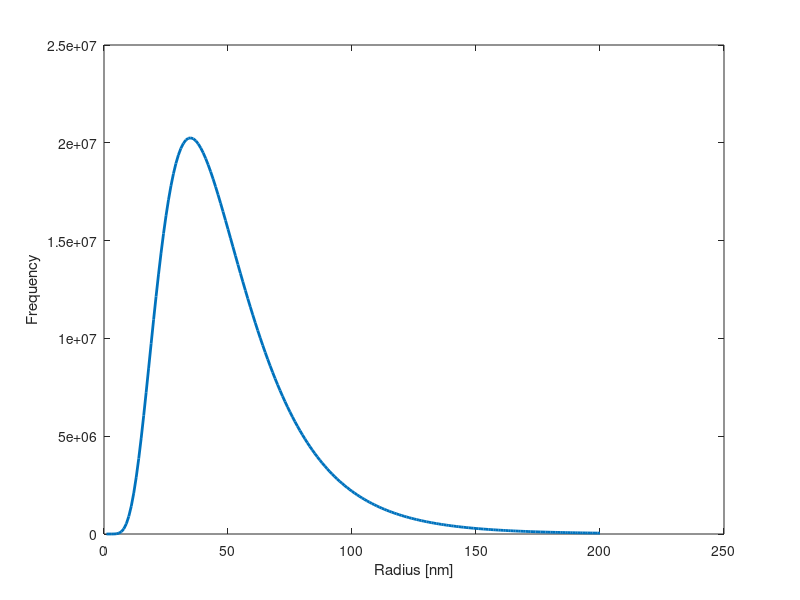

The MATLAB script that drew this image: (Note: this script raises an error after producing the figure.)
clc
clear all
close all

%this code considers the size distribution of spherical particles

%solution of radiative transfer equation in one layer pigmented plane parallel medium
%ray is incident from air to coating. coating is coated on a substrate
%substrate could be air or other material such as silver, glass etc.
%the code estimates spectral hemispherical reflectance, transmittance and absorptance
%can handle; independent scattering, boundary reflections, absorption in
%medium. can't handle; coherent backscattering, dependent scattering and polarized ray tracing.
%while calculating the scattering direction the code uses cumulative inverse
%relation of exact single scattering pahse function or henyey greenstein 
%function approximation depending on choice 

lamda=(300:10:700)*10^-9; %freespace wavelength of incident ray in meter 
thickness=10*10^-6;  %thickness of coating in meter 

f_v=0.02; %volume fraction. 0.01 corresponds to 1% 
polar_angle=0;%linspace(0,89.99999,9); %incident angles. 0 = perpendicular to slab face. 90 parallel and should be avoided.
use_HG=0; %if 0 use exact scattering phase function, if 1 uses henyey greenstein phase function approximation


r_vector_nm=(1:200); %size range to be considered
weight_vector = lognpdf(r_vector_nm,3.8,0.5); %the distribution
r_vector=r_vector_nm*10^-9;
weight_vector=weight_vector/trapz(r_vector,weight_vector); 

figure %show the size distribution
plot(10^9*r_vector,weight_vector,'LineWidth',2)
ylabel('Frequency')
xlabel('Radius [nm]')

n_pigment=sio2_n(lamda);  %real refractive index of pigment
k_pigment=sio2_k(lamda);  %imaginary refractive index of pigment
n_medium=ones(length(lamda),1); %real refractive index of medium
k_medium=zeros(length(lamda),1); %imaginary refractive index of medium
n_substrat=ones(length(lamda),1); %real refractive index of substrate
k_substrat=zeros(length(lamda),1); %imaginary refractive index of substrate

photon_number=10^5; %number of rays that will be traced, higher the number more accurate the result
n_cdf_random=1000; %how many pieces will be between (0,1) in random number relation with inverse cumulative function, higher the number accurate the phase function. useless if HG is used
nang_gid=1000; %how many pieces will be between (0,pi) in cumulative distribution function, higher the number more accurate the result. useless if HG is used


lamda_nm=lamda*10^9; %for plot
polar_angle_rad=polar_angle*pi/180;

% calculate surface reflection from air to medium. 
% medium to air and medium to substrate is calculated within snell.m.
% air to medium is calculated here seperately since we need refraction angle
teta_prime=zeros(length(lamda),length(polar_angle));
sur_reflection=zeros(length(lamda),length(polar_angle));
for i=1:length(lamda)
    for j=1:length(polar_angle_rad)
        teta_prime(i,j)=F_fresnel_2(n_medium(i),k_medium(i),polar_angle_rad(j))*180/pi;
        cos_teta=cosd(polar_angle(j));
        sin_teta=sqrt(1-cos_teta*cos_teta);
        carpan2=1/(n_medium(i)-1i*k_medium(i));
        sin_x2=sin_teta*carpan2;
        cos_x2=sqrt(1-sin_x2*sin_x2);
        carpan1=cos_teta/cos_x2;
        carpan3=cos_x2/cos_teta;
        E_parallel=(carpan1-carpan2)/(carpan1+carpan2);
        R_parallel=E_parallel*conj(E_parallel);
        E_orth=(carpan3-carpan2)/(carpan3+carpan2);
        R_orth=E_orth*conj(E_orth);
        reflectance=real(R_parallel+R_orth)*0.5;
        sur_reflection(i,j)=reflectance;
    end
end

%initialize variables
ref_lamda=zeros(length(lamda),length(polar_angle));
tra_lamda=zeros(length(lamda),length(polar_angle));
abs_lamda=zeros(length(lamda),length(polar_angle));


mu_tot_arr_sigma=zeros(length(lamda),length(r_vector));
beta_sigma=zeros(length(lamda),length(r_vector));
alfa_sigma=zeros(length(lamda),length(r_vector));
C_sca_sigma=zeros(length(lamda),length(r_vector));
C_abs_sigma=zeros(length(lamda),length(r_vector));
g_arr_sigma=zeros(length(lamda),length(r_vector));
for z=1:length(r_vector)
    Area=pi*r_vector(z)^2;
    V=(4/3)*pi*r_vector(z)^3;
    for i=1:length(lamda)
        x=2*pi*r_vector(z)*n_medium(i)/lamda(i);
        m=(n_pigment(i)+1i*k_pigment(i))/n_medium(i);
        fonksiyon=Mie(m,x);
        Qabs=fonksiyon(3);
        Qsca=fonksiyon(2);
        C_sca_sigma(i,z)=Qsca*Area;
        C_abs_sigma(i,z)=Qabs*Area;
        g_arr_sigma(i,z)=fonksiyon(5);
    end
end

r_3=trapz(r_vector,(weight_vector.*r_vector.^3)');
V_avg=(4/3)*pi*r_3;
C_sca=trapz(r_vector,(weight_vector.*C_sca_sigma)');
C_abs=trapz(r_vector,(weight_vector.*C_abs_sigma)');
ext_tot=(C_sca+C_abs)*f_v/V_avg;
g=trapz(r_vector,(weight_vector.*g_arr_sigma.*C_sca_sigma)')./trapz(r_vector,(weight_vector.*C_sca_sigma)');
scat_prob=trapz(r_vector,(weight_vector.*C_sca_sigma)')./trapz(r_vector,(weight_vector.*(C_sca_sigma+C_abs_sigma))');


tic
%loop the monte carlo code for lamda and polar_angle
for j=1:length(polar_angle)
    for i=1:length(lamda)
        [ref_lamda(i,j),tra_lamda(i,j),abs_lamda(i,j)]=monte_carlo(photon_number,sur_reflection(i,j),cosd(teta_prime(i,j)),thickness,scat_prob(i),ext_tot(i),n_medium(i),k_medium(i),n_substrat(i),k_substrat(i),g(i));
    end
end
toc
figure %draw normal to diffuse R, T and A for normal incidence (first index in my case)
plot(lamda_nm,ref_lamda(:,1),lamda_nm,tra_lamda(:,1),lamda_nm,abs_lamda(:,1),'LineWidth',2)
ylim([0 1])
xlim([min(lamda_nm) max(lamda_nm)])
legend('Reflectance','Transmittance','Absorptance','Location', 'Best')
xlabel('Wavelength [nm]')
ylabel({'Normal to Hemispherical';'Reflectance, Transmittance, Absorptance'})
